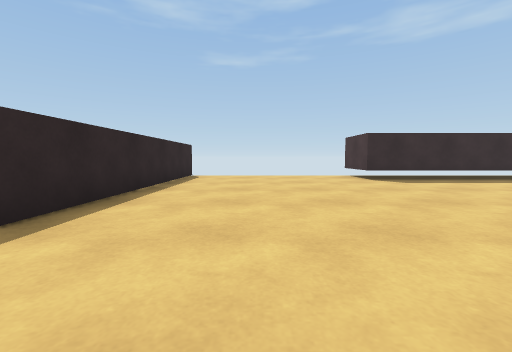
view 1 (above)

22 first-person views from a walk through a Unity game level. The camera is 0.58 m above the floor, tilts 4° down and sees 90° across. The floor is counted in squares, 1 m on a side. Each view is taken from the middle of a square. On the plan, view 1 faces up. The plan holds only what a view shows up to about 9 squares ahead; the rest is blank. The player character is not drawn.

view 2
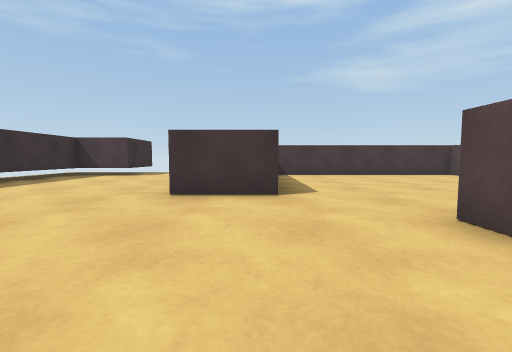

view 3
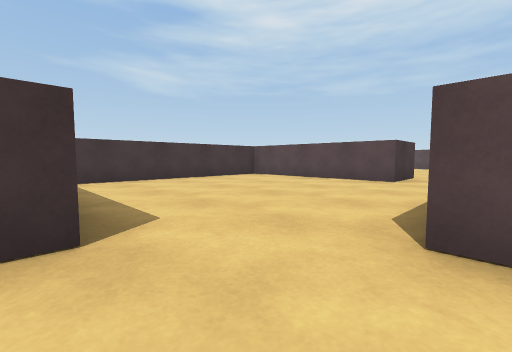

view 4
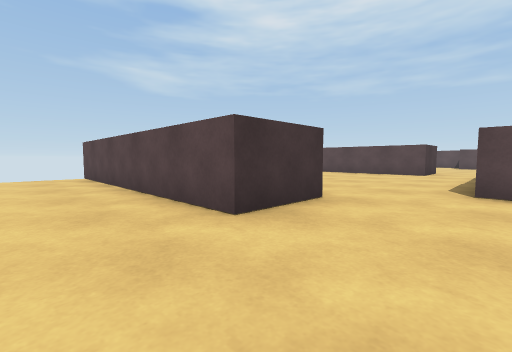

view 5
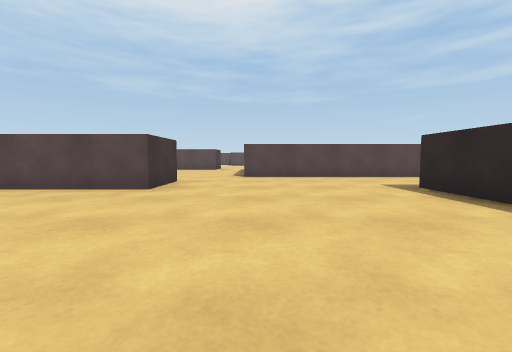

view 6
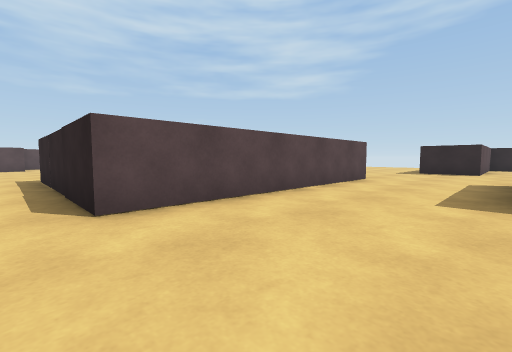

view 7
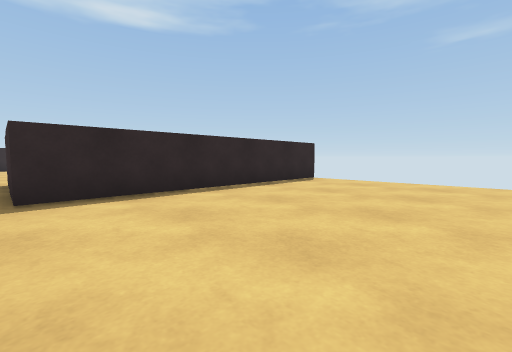

view 8
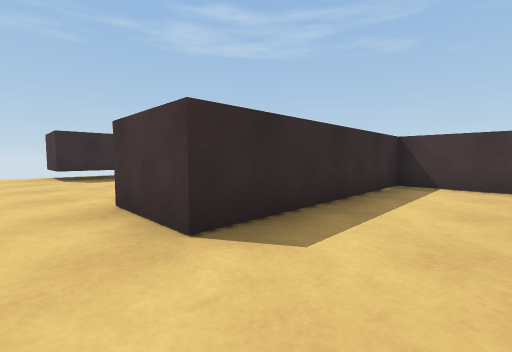

view 9
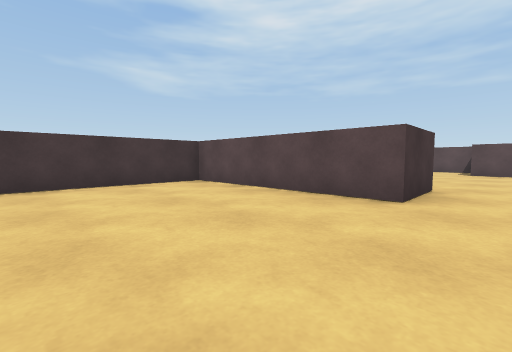

view 10
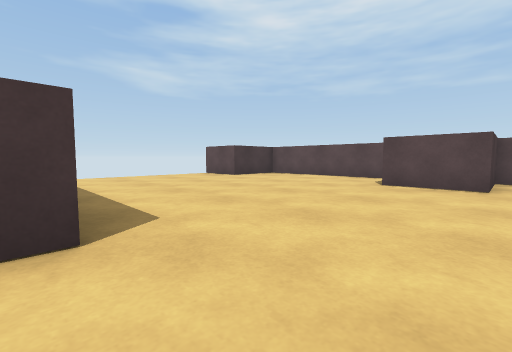

view 11
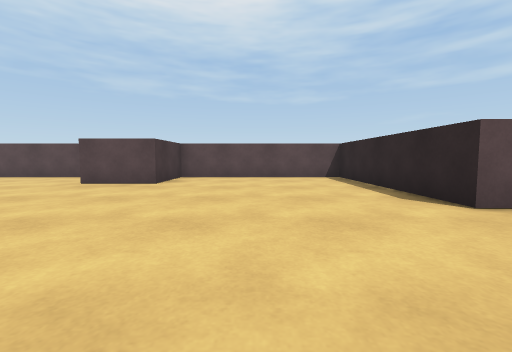

view 12
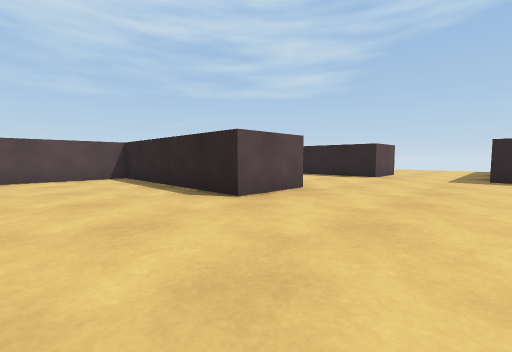

view 13
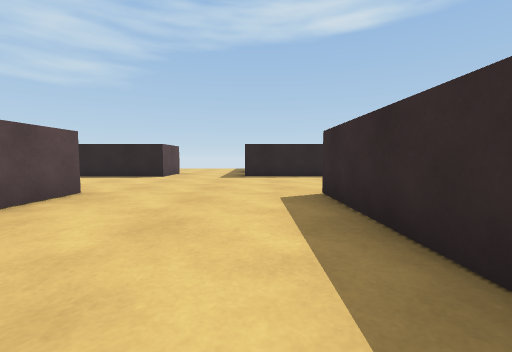

view 14
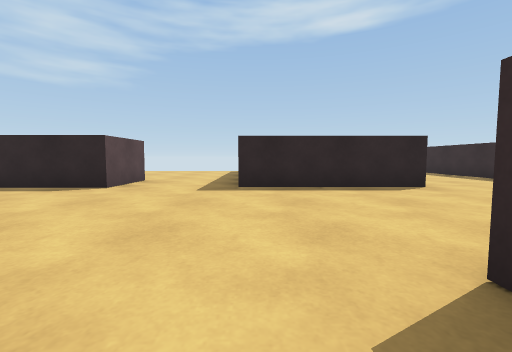

view 15
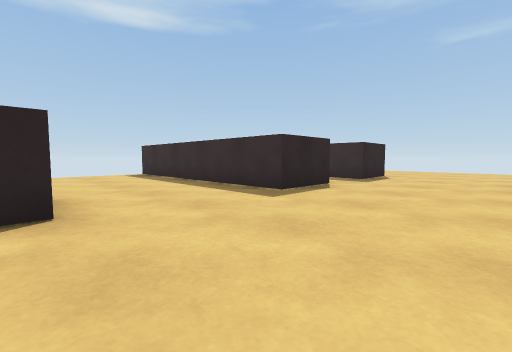

view 16
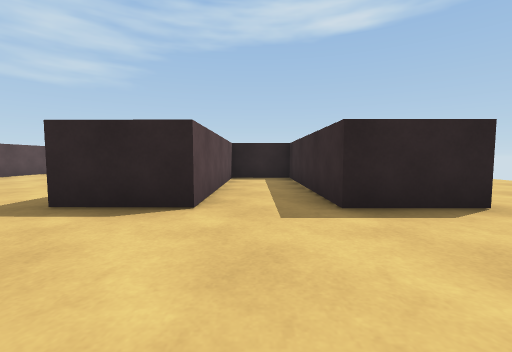

view 17
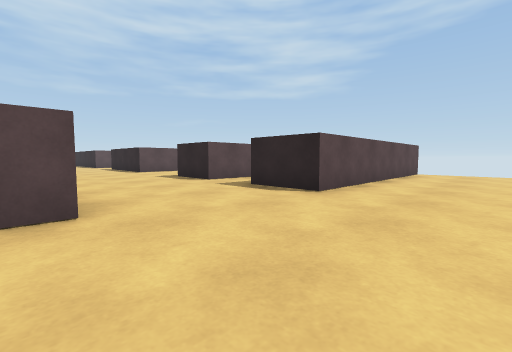

view 18
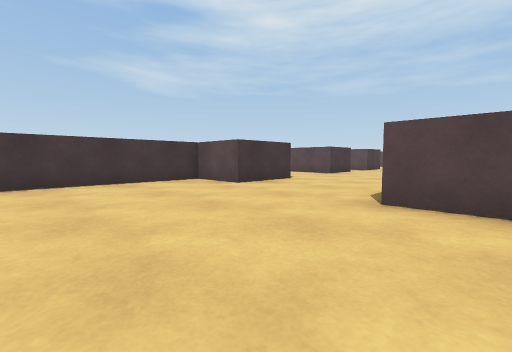

view 19
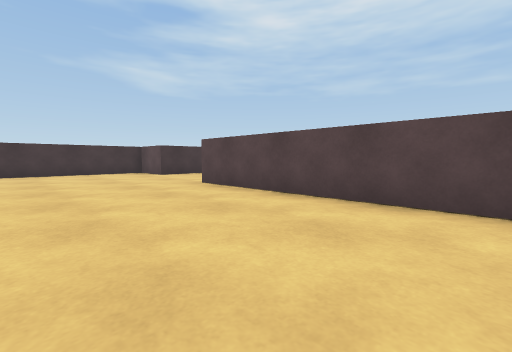

view 20
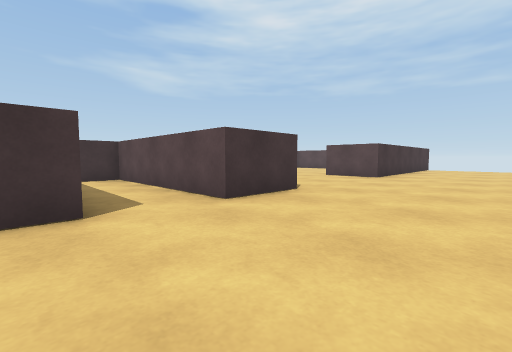

view 21
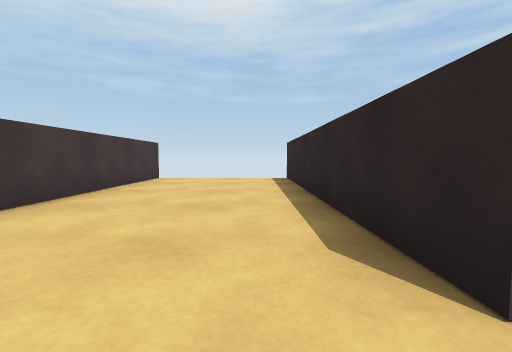

view 22
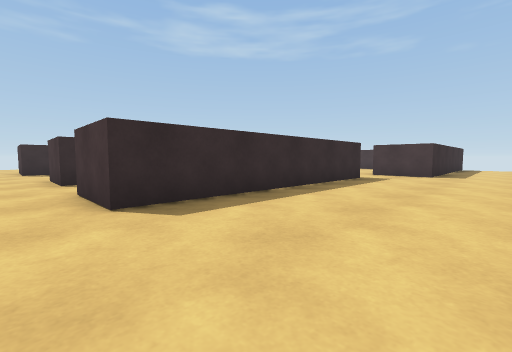

### Floor plan
Ten units are one square. View 1 is at (0, 0); x grows to the right and y downward. Boxes are objects, and circles mark ways between rooms. Rooms are numbered by the first view taken in them; rooms with no view inside come last. Other rooms are left out.
<svg viewBox="-159 -91 259 260">
<path fill="none" stroke="#000" d="M30 -23 95 -23M-21 -86 -21 -21 -55 -21M81 -52 75 -52 75 -69 30 -69 30 -86M-52 8 14 9M14 9 13 59M30 57 77 57 77 -7 30 -7 30 -23M-52 26 -52 8M-89 36 -89 74M-89 99 -89 164M-55 -21 -55 -41 -38 -41 -38 -81M13 59 -52 59 -52 42 -7 42 -7 33M-151 57 -136 57M51 74 30 74 30 57M-52 164 -52 99 -35 99 -35 147 12 147 12 127 30 127M-154 -47 -89 -47 -89 -30 -134 -30 -134 -13 -89 -13 -89 4 -152 4M35 147 68 147M77 131 77 127 81 127"/>
<circle cx="20" cy="-5" r="3" fill="#2a7"/>
<circle cx="-60" cy="-5" r="3" fill="#2a7"/>
<circle cx="20" cy="60" r="3" fill="#2a7"/>
<text x="20" y="-40">1</text>
<text x="40" y="20">2</text>
<text x="-60" y="50">3</text>
</svg>
Room 1 opens to room 2. Room 1 opens to room 3. Room 2 opens to room 3.

Where each view was taken, in squares from view 1:
view 1: 0 up, 0 right, facing up
view 2: 1 up, 1 left, facing right
view 3: 1 up, 1 right, facing down-right
view 4: 4 up, 1 right, facing down-right
view 5: 7 up, 1 right, facing down
view 6: 2 up, 2 right, facing down-left
view 7: 2 up, 2 right, facing up-left
view 8: 1 down, 2 right, facing up-right
view 9: 2 down, 2 right, facing down-right
view 10: 7 down, 1 right, facing down-right
view 11: 7 down, 1 left, facing down
view 12: 7 down, 1 left, facing down-left
view 13: 7 down, 1 left, facing left
view 14: 7 down, 4 left, facing left
view 15: 4 down, 6 left, facing up-left
view 16: 2 up, 6 left, facing left
view 17: 7 up, 5 left, facing down-left
view 18: 8 up, 10 left, facing down-right
view 19: 8 up, 14 left, facing down-right
view 20: 2 down, 8 left, facing down-right
view 21: 9 down, 8 left, facing down
view 22: 9 down, 6 left, facing up-right
